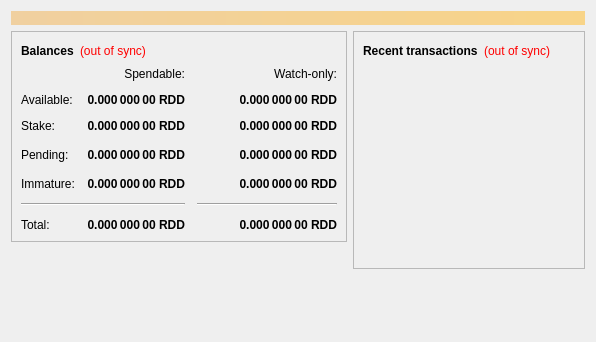
<?xml version="1.0" encoding="UTF-8"?>
<ui version="4.0">
 <class>OverviewPage</class>
 <widget class="QWidget" name="OverviewPage">
  <property name="geometry">
   <rect>
    <x>0</x>
    <y>0</y>
    <width>596</width>
    <height>342</height>
   </rect>
  </property>
  <property name="windowTitle">
   <string>Form</string>
  </property>
  <layout class="QVBoxLayout" name="topLayout">
   <item>
    <widget class="QLabel" name="labelAlerts">
     <property name="visible">
      <bool>false</bool>
     </property>
     <property name="styleSheet">
      <string notr="true">background-color: qlineargradient(x1: 0, y1: 0, x2: 1, y2: 0, stop:0 #F0D0A0, stop:1 #F8D488); color:#000000;</string>
     </property>
     <property name="wordWrap">
      <bool>true</bool>
     </property>
     <property name="margin">
      <number>3</number>
     </property>
    </widget>
   </item>
   <item>
    <layout class="QHBoxLayout" name="horizontalLayout" stretch="1,1">
     <item>
      <layout class="QVBoxLayout" name="verticalLayout_2">
       <item>
        <widget class="QFrame" name="frame">
         <property name="frameShape">
          <enum>QFrame::StyledPanel</enum>
         </property>
         <property name="frameShadow">
          <enum>QFrame::Raised</enum>
         </property>
         <layout class="QVBoxLayout" name="verticalLayout_4">
          <item>
           <layout class="QHBoxLayout" name="horizontalLayout_4">
            <item>
             <widget class="QLabel" name="label_5">
              <property name="font">
               <font>
                <weight>75</weight>
                <bold>true</bold>
               </font>
              </property>
              <property name="text">
               <string>Balances</string>
              </property>
             </widget>
            </item>
            <item>
             <widget class="QLabel" name="labelWalletStatus">
              <property name="cursor">
               <cursorShape>WhatsThisCursor</cursorShape>
              </property>
              <property name="toolTip">
               <string>The displayed information may be out of date. Your wallet automatically synchronizes with the Reddcoin network after a connection is established, but this process has not completed yet.</string>
              </property>
              <property name="styleSheet">
               <string notr="true">QLabel { color: red; }</string>
              </property>
              <property name="text">
               <string notr="true">(out of sync)</string>
              </property>
              <property name="alignment">
               <set>Qt::AlignLeading|Qt::AlignLeft|Qt::AlignVCenter</set>
              </property>
             </widget>
            </item>
            <item>
             <spacer name="horizontalSpacer_3">
              <property name="orientation">
               <enum>Qt::Horizontal</enum>
              </property>
              <property name="sizeHint" stdset="0">
               <size>
                <width>40</width>
                <height>20</height>
               </size>
              </property>
             </spacer>
            </item>
           </layout>
          </item>
          <item>
           <layout class="QGridLayout" name="gridLayout">
            <property name="spacing">
             <number>12</number>
            </property>
            <item row="3" column="2">
             <widget class="QLabel" name="labelWatchPending">
              <property name="font">
               <font>
                <weight>75</weight>
                <bold>true</bold>
               </font>
              </property>
              <property name="cursor">
               <cursorShape>IBeamCursor</cursorShape>
              </property>
              <property name="toolTip">
               <string>Unconfirmed transactions to watch-only addresses</string>
              </property>
              <property name="text">
               <string notr="true">0.000 000 00 RDD</string>
              </property>
              <property name="alignment">
               <set>Qt::AlignRight|Qt::AlignTrailing|Qt::AlignVCenter</set>
              </property>
              <property name="textInteractionFlags">
               <set>Qt::LinksAccessibleByMouse|Qt::TextSelectableByKeyboard|Qt::TextSelectableByMouse</set>
              </property>
             </widget>
            </item>
            <item row="3" column="1">
             <widget class="QLabel" name="labelUnconfirmed">
              <property name="font">
               <font>
                <weight>75</weight>
                <bold>true</bold>
               </font>
              </property>
              <property name="cursor">
               <cursorShape>IBeamCursor</cursorShape>
              </property>
              <property name="toolTip">
               <string>Total of transactions that have yet to be confirmed, and do not yet count toward the spendable balance</string>
              </property>
              <property name="text">
               <string notr="true">0.000 000 00 RDD</string>
              </property>
              <property name="alignment">
               <set>Qt::AlignRight|Qt::AlignTrailing|Qt::AlignVCenter</set>
              </property>
              <property name="textInteractionFlags">
               <set>Qt::LinksAccessibleByMouse|Qt::TextSelectableByKeyboard|Qt::TextSelectableByMouse</set>
              </property>
             </widget>
            </item>
            <item row="4" column="2">
             <widget class="QLabel" name="labelWatchImmature">
              <property name="font">
               <font>
                <weight>75</weight>
                <bold>true</bold>
               </font>
              </property>
              <property name="cursor">
               <cursorShape>IBeamCursor</cursorShape>
              </property>
              <property name="toolTip">
               <string>Staked balance in watch-only addresses that has not yet matured</string>
              </property>
              <property name="text">
               <string notr="true">0.000 000 00 RDD</string>
              </property>
              <property name="alignment">
               <set>Qt::AlignRight|Qt::AlignTrailing|Qt::AlignVCenter</set>
              </property>
              <property name="textInteractionFlags">
               <set>Qt::LinksAccessibleByMouse|Qt::TextSelectableByKeyboard|Qt::TextSelectableByMouse</set>
              </property>
             </widget>
            </item>
            <item row="5" column="0" colspan="2">
             <widget class="Line" name="line">
              <property name="orientation">
               <enum>Qt::Horizontal</enum>
              </property>
             </widget>
            </item>
            <item row="5" column="2">
             <widget class="Line" name="lineWatchBalance">
              <property name="sizePolicy">
               <sizepolicy hsizetype="Preferred" vsizetype="Fixed">
                <horstretch>0</horstretch>
                <verstretch>0</verstretch>
               </sizepolicy>
              </property>
              <property name="minimumSize">
               <size>
                <width>140</width>
                <height>0</height>
               </size>
              </property>
              <property name="orientation">
               <enum>Qt::Horizontal</enum>
              </property>
             </widget>
            </item>
            <item row="6" column="0">
             <widget class="QLabel" name="labelTotalText">
              <property name="text">
               <string>Total:</string>
              </property>
             </widget>
            </item>
            <item row="4" column="1">
             <widget class="QLabel" name="labelImmature">
              <property name="font">
               <font>
                <weight>75</weight>
                <bold>true</bold>
               </font>
              </property>
              <property name="cursor">
               <cursorShape>IBeamCursor</cursorShape>
              </property>
              <property name="toolTip">
               <string>Staked balance that has not yet matured</string>
              </property>
              <property name="text">
               <string notr="true">0.000 000 00 RDD</string>
              </property>
              <property name="alignment">
               <set>Qt::AlignRight|Qt::AlignTrailing|Qt::AlignVCenter</set>
              </property>
              <property name="textInteractionFlags">
               <set>Qt::LinksAccessibleByMouse|Qt::TextSelectableByKeyboard|Qt::TextSelectableByMouse</set>
              </property>
             </widget>
            </item>
            <item row="3" column="3">
             <spacer name="horizontalSpacer_2">
              <property name="orientation">
               <enum>Qt::Horizontal</enum>
              </property>
              <property name="sizeHint" stdset="0">
               <size>
                <width>40</width>
                <height>20</height>
               </size>
              </property>
             </spacer>
            </item>
            <item row="4" column="0">
             <widget class="QLabel" name="labelImmatureText">
              <property name="text">
               <string>Immature:</string>
              </property>
             </widget>
            </item>
            <item row="6" column="1">
             <widget class="QLabel" name="labelTotal">
              <property name="font">
               <font>
                <weight>75</weight>
                <bold>true</bold>
               </font>
              </property>
              <property name="cursor">
               <cursorShape>IBeamCursor</cursorShape>
              </property>
              <property name="toolTip">
               <string>Your current total balance</string>
              </property>
              <property name="text">
               <string notr="true">0.000 000 00 RDD</string>
              </property>
              <property name="alignment">
               <set>Qt::AlignRight|Qt::AlignTrailing|Qt::AlignVCenter</set>
              </property>
              <property name="textInteractionFlags">
               <set>Qt::LinksAccessibleByMouse|Qt::TextSelectableByKeyboard|Qt::TextSelectableByMouse</set>
              </property>
             </widget>
            </item>
            <item row="6" column="2">
             <widget class="QLabel" name="labelWatchTotal">
              <property name="font">
               <font>
                <weight>75</weight>
                <bold>true</bold>
               </font>
              </property>
              <property name="cursor">
               <cursorShape>IBeamCursor</cursorShape>
              </property>
              <property name="toolTip">
               <string>Current total balance in watch-only addresses</string>
              </property>
              <property name="text">
               <string notr="true">0.000 000 00 RDD</string>
              </property>
              <property name="alignment">
               <set>Qt::AlignRight|Qt::AlignTrailing|Qt::AlignVCenter</set>
              </property>
              <property name="textInteractionFlags">
               <set>Qt::LinksAccessibleByMouse|Qt::TextSelectableByKeyboard|Qt::TextSelectableByMouse</set>
              </property>
             </widget>
            </item>
            <item row="0" column="2">
             <widget class="QLabel" name="labelWatchonly">
              <property name="text">
               <string>Watch-only:</string>
              </property>
              <property name="alignment">
               <set>Qt::AlignRight|Qt::AlignTrailing|Qt::AlignVCenter</set>
              </property>
             </widget>
            </item>
            <item row="1" column="0">
             <widget class="QLabel" name="labelBalanceText">
              <property name="text">
               <string>Available:</string>
              </property>
             </widget>
            </item>
            <item row="1" column="1">
             <widget class="QLabel" name="labelBalance">
              <property name="font">
               <font>
                <weight>75</weight>
                <bold>true</bold>
               </font>
              </property>
              <property name="cursor">
               <cursorShape>IBeamCursor</cursorShape>
              </property>
              <property name="toolTip">
               <string>Your current spendable balance</string>
              </property>
              <property name="text">
               <string notr="true">0.000 000 00 RDD</string>
              </property>
              <property name="alignment">
               <set>Qt::AlignRight|Qt::AlignTrailing|Qt::AlignVCenter</set>
              </property>
              <property name="textInteractionFlags">
               <set>Qt::LinksAccessibleByMouse|Qt::TextSelectableByKeyboard|Qt::TextSelectableByMouse</set>
              </property>
             </widget>
            </item>
            <item row="1" column="2">
             <widget class="QLabel" name="labelWatchAvailable">
              <property name="font">
               <font>
                <weight>75</weight>
                <bold>true</bold>
               </font>
              </property>
              <property name="cursor">
               <cursorShape>IBeamCursor</cursorShape>
              </property>
              <property name="toolTip">
               <string>Your current balance in watch-only addresses</string>
              </property>
              <property name="text">
               <string notr="true">0.000 000 00 RDD</string>
              </property>
              <property name="alignment">
               <set>Qt::AlignRight|Qt::AlignTrailing|Qt::AlignVCenter</set>
              </property>
              <property name="textInteractionFlags">
               <set>Qt::LinksAccessibleByMouse|Qt::TextSelectableByKeyboard|Qt::TextSelectableByMouse</set>
              </property>
             </widget>
            </item>
            <item row="2" column="0">
             <widget class="QLabel" name="labelStakeText">
              <property name="text">
               <string>Stake:</string>
              </property>
             </widget>
            </item>
            <item row="2" column="1">
             <widget class="QLabel" name="labelStake">
              <property name="font">
               <font>
                <weight>75</weight>
                <bold>true</bold>
               </font>
              </property>
              <property name="cursor">
               <cursorShape>IBeamCursor</cursorShape>
              </property>
              <property name="toolTip">
               <string>Total of coins that were staked and do not yet count toward the current balance</string>
              </property>
              <property name="text">
               <string notr="true">0.000 000 00 RDD</string>
              </property>
              <property name="alignment">
               <set>Qt::AlignRight|Qt::AlignTrailing|Qt::AlignVCenter</set>
              </property>
              <property name="textInteractionFlags">
               <set>Qt::LinksAccessibleByMouse|Qt::TextSelectableByKeyboard|Qt::TextSelectableByMouse</set>
              </property>
             </widget>
            </item>
            <item row="2" column="2">
             <widget class="QLabel" name="labelWatchStake">
              <property name="font">
               <font>
                <weight>75</weight>
                <bold>true</bold>
               </font>
              </property>
              <property name="cursor">
               <cursorShape>IBeamCursor</cursorShape>
              </property>
              <property name="toolTip">
               <string>Total of coins that are being staked in watch-only addresses</string>
              </property>
              <property name="text">
               <string notr="true">0.000 000 00 RDD</string>
              </property>
              <property name="alignment">
               <set>Qt::AlignRight|Qt::AlignTrailing|Qt::AlignVCenter</set>
              </property>
              <property name="textInteractionFlags">
               <set>Qt::LinksAccessibleByMouse|Qt::TextSelectableByKeyboard|Qt::TextSelectableByMouse</set>
              </property>
             </widget>
            </item>           
           <item row="3" column="0">
             <widget class="QLabel" name="labelPendingText">
              <property name="text">
               <string>Pending:</string>
              </property>
             </widget>
            </item>
            <item row="0" column="1">
             <widget class="QLabel" name="labelSpendable">
              <property name="text">
               <string>Spendable:</string>
              </property>
              <property name="alignment">
               <set>Qt::AlignRight|Qt::AlignTrailing|Qt::AlignVCenter</set>
              </property>
             </widget>
            </item>
           </layout>
          </item>
         </layout>
        </widget>
       </item>
       <item>
        <spacer name="verticalSpacer">
         <property name="orientation">
          <enum>Qt::Vertical</enum>
         </property>
         <property name="sizeHint" stdset="0">
          <size>
           <width>20</width>
           <height>40</height>
          </size>
         </property>
        </spacer>
       </item>
      </layout>
     </item>
     <item>
      <layout class="QVBoxLayout" name="verticalLayout_3">
       <item>
        <widget class="QFrame" name="frame_2">
         <property name="frameShape">
          <enum>QFrame::StyledPanel</enum>
         </property>
         <property name="frameShadow">
          <enum>QFrame::Raised</enum>
         </property>
         <layout class="QVBoxLayout" name="verticalLayout">
          <item>
           <layout class="QHBoxLayout" name="horizontalLayout_2">
            <item>
             <widget class="QLabel" name="label_4">
              <property name="font">
               <font>
                <weight>75</weight>
                <bold>true</bold>
               </font>
              </property>
              <property name="text">
               <string>Recent transactions</string>
              </property>
             </widget>
            </item>
            <item>
             <widget class="QLabel" name="labelTransactionsStatus">
              <property name="cursor">
               <cursorShape>WhatsThisCursor</cursorShape>
              </property>
              <property name="toolTip">
               <string>The displayed information may be out of date. Your wallet automatically synchronizes with the Reddcoin network after a connection is established, but this process has not completed yet.</string>
              </property>
              <property name="styleSheet">
               <string notr="true">QLabel { color: red; }</string>
              </property>
              <property name="text">
               <string notr="true">(out of sync)</string>
              </property>
              <property name="alignment">
               <set>Qt::AlignRight|Qt::AlignTrailing|Qt::AlignVCenter</set>
              </property>
             </widget>
            </item>
            <item>
             <spacer name="horizontalSpacer">
              <property name="orientation">
               <enum>Qt::Horizontal</enum>
              </property>
              <property name="sizeHint" stdset="0">
               <size>
                <width>40</width>
                <height>20</height>
               </size>
              </property>
             </spacer>
            </item>
           </layout>
          </item>
          <item>
           <widget class="QListView" name="listTransactions">
            <property name="styleSheet">
             <string notr="true">QListView { background: transparent; }</string>
            </property>
            <property name="frameShape">
             <enum>QFrame::NoFrame</enum>
            </property>
            <property name="verticalScrollBarPolicy">
             <enum>Qt::ScrollBarAlwaysOff</enum>
            </property>
            <property name="horizontalScrollBarPolicy">
             <enum>Qt::ScrollBarAlwaysOff</enum>
            </property>
            <property name="selectionMode">
             <enum>QAbstractItemView::NoSelection</enum>
            </property>
           </widget>
          </item>
         </layout>
        </widget>
       </item>
       <item>
        <spacer name="verticalSpacer_2">
         <property name="orientation">
          <enum>Qt::Vertical</enum>
         </property>
         <property name="sizeHint" stdset="0">
          <size>
           <width>20</width>
           <height>40</height>
          </size>
         </property>
        </spacer>
       </item>
      </layout>
     </item>
    </layout>
   </item>
  </layout>
 </widget>
 <resources/>
 <connections/>
</ui>
